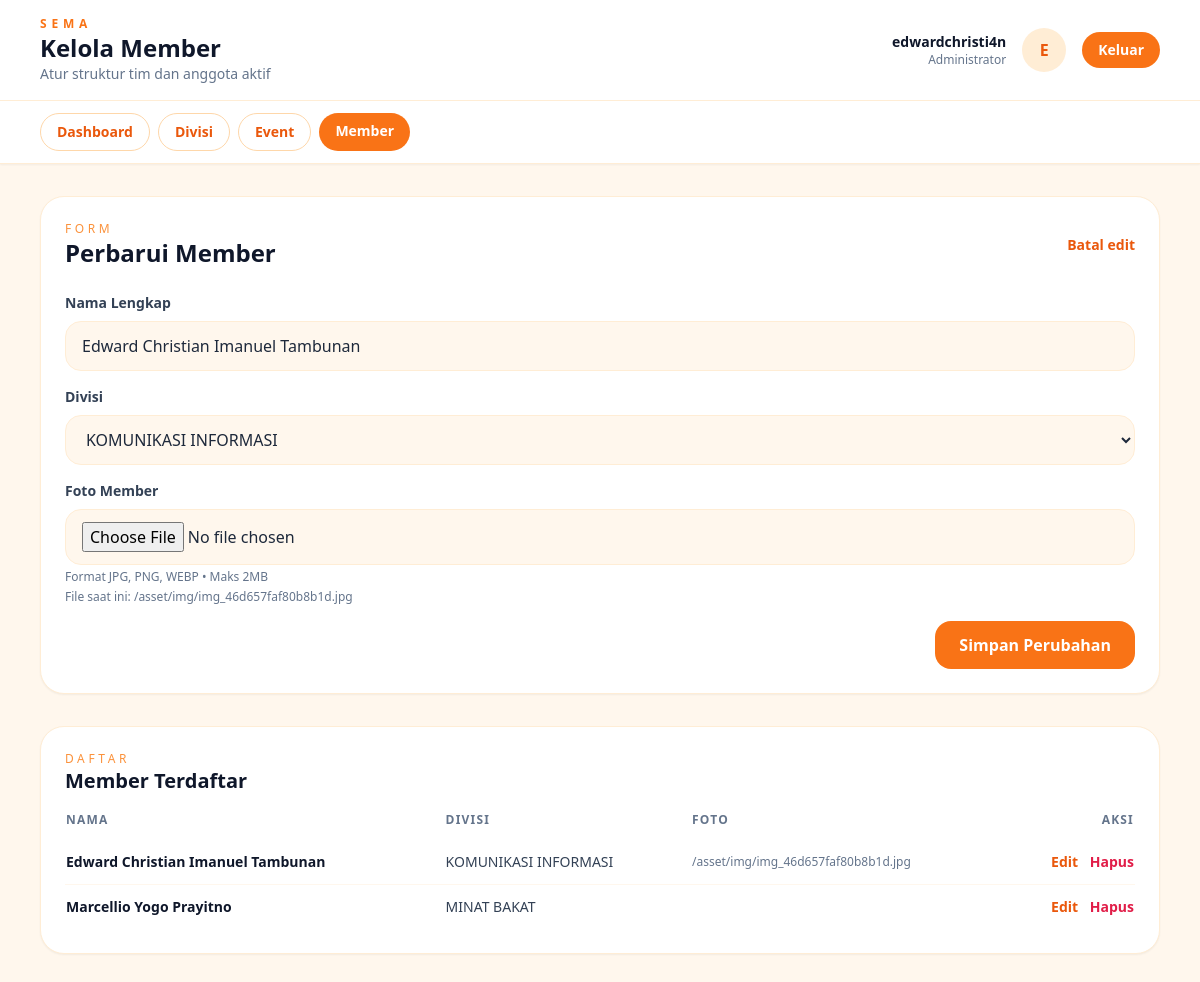
Page /admin/member/index.php?edit_member=1 (signed in) on the committed database.
### tables this page shows
CREATE TABLE `member` (
  `id_member` int(11) NOT NULL,
  `nama` varchar(100) NOT NULL,
  `id_divisi` int(11) DEFAULT NULL,
  `foto_member` varchar(255) DEFAULT NULL
);

CREATE TABLE `divisi` (
  `id_divisi` int(11) NOT NULL,
  `nama_divisi` varchar(100) NOT NULL
);

### admin/member/index.php (the view, shortened to what this page needs)
<?php
require_once __DIR__ . '/../../config/database.php';
function h(?string $value): string
{
    return htmlspecialchars($value ?? '', ENT_QUOTES, 'UTF-8');
}
$divisiResult = mysqli_query($conn, 'SELECT id_divisi, nama_divisi FROM divisi ORDER BY nama_divisi ASC');
$divisiList = $divisiResult ? mysqli_fetch_all($divisiResult, MYSQLI_ASSOC) : [];
$memberResult = mysqli_query($conn, 'SELECT m.*, d.nama_divisi FROM member m LEFT JOIN divisi d ON d.id_divisi = m.id_divisi ORDER BY m.nama ASC');
$memberList = $memberResult ? mysqli_fetch_all($memberResult, MYSQLI_ASSOC) : [];
$editMember = null;
if (isset($_GET['edit_member'])) {
    $editId = filter_input(INPUT_GET, 'edit_member', FILTER_VALIDATE_INT);
    if ($editId) {
        $stmt = mysqli_prepare($conn, 'SELECT * FROM member WHERE id_member = ?');
        if ($stmt) {
            mysqli_stmt_bind_param($stmt, 'i', $editId);
            mysqli_stmt_execute($stmt);
            $result = mysqli_stmt_get_result($stmt);
            $editMember = mysqli_fetch_assoc($result) ?: null;
        }
    }
}
$adminName = h($_SESSION['admin_username'] ?? 'Admin');
$initial = strtoupper(substr($adminName, 0, 1));
$activePage = 'member';
$navLinks = [
    ['label' => 'Dashboard', 'href' => '../dashboard.php', 'key' => 'dashboard'],
    ['label' => 'Divisi', 'href' => '../divisi/index.php', 'key' => 'divisi'],
    ['label' => 'Event', 'href' => '../event/index.php', 'key' => 'event'],
    ['label' => 'Member', 'href' => 'index.php', 'key' => 'member'],
];
?>
<!DOCTYPE html>
<html lang="id">
<head>
    <script src="https://cdn.tailwindcss.com"></script>
</head>
<body class="bg-orange-50 min-h-screen text-slate-800">
    <header class="bg-white border-b border-orange-100 shadow-sm sticky top-0 z-10">
        <div class="max-w-6xl mx-auto px-4 py-4 flex flex-wrap gap-4 items-center justify-between">
            <div>
                <p class="text-xs font-semibold tracking-[0.4em] text-orange-500">SEMA</p>
                <h1 class="text-2xl font-semibold text-slate-900">Kelola Member</h1>
                <p class="text-sm text-slate-500">Atur struktur tim dan anggota aktif</p>
            </div>
            <div class="flex items-center gap-4">
                <div class="text-right">
                    <p class="text-sm font-semibold text-slate-900"><?php echo $adminName; ?></p>
                    <p class="text-xs text-slate-500">Administrator</p>
                </div>
                <div class="w-11 h-11 rounded-full bg-orange-100 text-orange-600 font-semibold flex items-center justify-center">
                    <?php echo $initial; ?>
                </div>
                <a href="../dashboard.php?logout=1" class="px-4 py-2 text-sm font-semibold rounded-full bg-orange-500 text-white hover:bg-orange-600 transition">Keluar</a>
            </div>
        </div>
        <nav class="bg-white border-t border-orange-100">
            <div class="max-w-6xl mx-auto px-4 py-3 flex flex-wrap gap-2">
                <?php foreach ($navLinks as $link): ?>
                    <?php $isActive = $link['key'] === $activePage; ?>
                    <a href="<?php echo $link['href']; ?>" class="px-4 py-2 text-sm font-semibold rounded-full transition <?php echo $isActive ? 'bg-orange-500 text-white' : 'border border-orange-200 text-orange-600 hover:bg-orange-50'; ?>"><?php echo $link['label']; ?></a>
                <?php endforeach; ?>
            </div>
        </nav>
    </header>
    <main class="max-w-6xl mx-auto px-4 py-8 space-y-8">
        <section class="bg-white border border-orange-100 rounded-3xl p-6 shadow-sm">
            <div class="flex items-center justify-between mb-6">
                <div>
                    <p class="text-xs uppercase tracking-[0.3em] text-orange-400">Form</p>
                    <h2 class="text-2xl font-semibold text-slate-900">
                        <?php echo $editMember ? 'Perbarui Member' : 'Tambah Member'; ?>
                    </h2>
                </div>
                <?php if ($editMember): ?>
                    <a href="index.php" class="text-sm font-semibold text-orange-600 hover:underline">Batal edit</a>
                <?php endif; ?>
            </div>
            <form action="index.php" method="post" class="grid gap-4" enctype="multipart/form-data">
                <div>
                    <label class="block text-sm font-semibold text-slate-700 mb-2">Nama Lengkap</label>
                    <input type="text" name="nama" value="<?php echo $editMember ? h($editMember['nama']) : ''; ?>" class="w-full px-4 py-3 rounded-2xl border border-orange-100 focus:outline-none focus:ring-2 focus:ring-orange-400 bg-orange-50" required />
                </div>
                <div>
                    <label class="block text-sm font-semibold text-slate-700 mb-2">Divisi</label>
                    <select name="id_divisi" class="w-full px-4 py-3 rounded-2xl border border-orange-100 focus:outline-none focus:ring-2 focus:ring-orange-400 bg-orange-50" required>
                        <?php foreach ($divisiList as $divisi): ?>
                            <option value="<?php echo (int)$divisi['id_divisi']; ?>" <?php echo $editMember && (int)$editMember['id_divisi'] === (int)$divisi['id_divisi'] ? 'selected' : ''; ?>>
                                <?php echo h($divisi['nama_divisi']); ?>
                            </option>
                        <?php endforeach; ?>
                    </select>
                </div>
                <div>
                    <label class="block text-sm font-semibold text-slate-700 mb-2">Foto Member</label>
                    <input type="file" name="foto_member" accept="image/*" class="w-full px-4 py-3 rounded-2xl border border-orange-100 bg-orange-50 focus:outline-none focus:ring-2 focus:ring-orange-400" />
                    <p class="text-xs text-slate-500 mt-1">Format JPG, PNG, WEBP &bull; Maks 2MB</p>
                    <?php if ($editMember && $editMember['foto_member']): ?>
                        <p class="text-xs text-slate-500 mt-1">File saat ini: <?php echo h($editMember['foto_member']); ?></p>
                    <?php endif; ?>
                </div>
                <div class="flex justify-end">
                    <button type="submit" class="px-6 py-3 rounded-2xl font-semibold text-white bg-orange-500 hover:bg-orange-600 transition">
                        <?php echo $editMember ? 'Simpan Perubahan' : 'Tambah Member'; ?>
                    </button>
                </div>
            </form>
        </section>
        <section class="bg-white border border-orange-100 rounded-3xl p-6 shadow-sm">
            <div class="flex items-center justify-between mb-4">
                <div>
                    <p class="text-xs uppercase tracking-[0.3em] text-orange-400">Daftar</p>
                    <h2 class="text-xl font-semibold text-slate-900">Member Terdaftar</h2>
                </div>
            </div>
            <div class="overflow-x-auto">
                <table class="min-w-full text-sm">
                    <thead>
                        <tr class="text-left text-xs uppercase tracking-widest text-slate-500">
                            <th class="pb-3">Nama</th>
                            <th class="pb-3">Divisi</th>
                            <th class="pb-3">Foto</th>
                            <th class="pb-3 text-right">Aksi</th>
                        </tr>
                    </thead>
                    <tbody class="divide-y divide-orange-50">
                        <?php foreach ($memberList as $member): ?>
                            <tr class="hover:bg-orange-50/60">
                                <td class="py-3 font-semibold text-slate-900"><?php echo h($member['nama']); ?></td>
                                <td class="py-3 text-sm text-slate-700"><?php echo h($member['nama_divisi'] ?? '-'); ?></td>
                                <td class="py-3 text-xs text-slate-500"><?php echo h($member['foto_member']); ?></td>
                                <td class="py-3 text-right space-x-2">
                                    <a href="index.php?edit_member=<?php echo (int)$member['id_member']; ?>" class="text-sm font-semibold text-orange-600 hover:underline">Edit</a>
                                    <form action="index.php" method="post" class="inline" onsubmit="return confirm('Hapus member ini?');">
                                        <button type="submit" class="text-sm font-semibold text-rose-600 hover:underline">Hapus</button>
                                    </form>
                                </td>
                            </tr>
                        <?php endforeach; ?>
                    </tbody>
                </table>
            </div>
        </section>
    </main>
</body>
</html>

### rows in the picture
member: nama "Edward Christian Imanuel Tambunan", id_divisi "KOMUNIKASI INFORMASI", foto_member "/asset/img/img_46d657faf80b8b1d.jpg", id_divisi.nama_divisi "KOMUNIKASI INFORMASI"
member: nama "Marcellio Yogo Prayitno", id_divisi.nama_divisi "MINAT BAKAT"

### other values in the picture
$adminName "edwardchristi4n"
$initial "E"
$link['label'] "Dashboard"
$link['label'] "Divisi"
$link['label'] "Event"
$link['label'] "Member"
